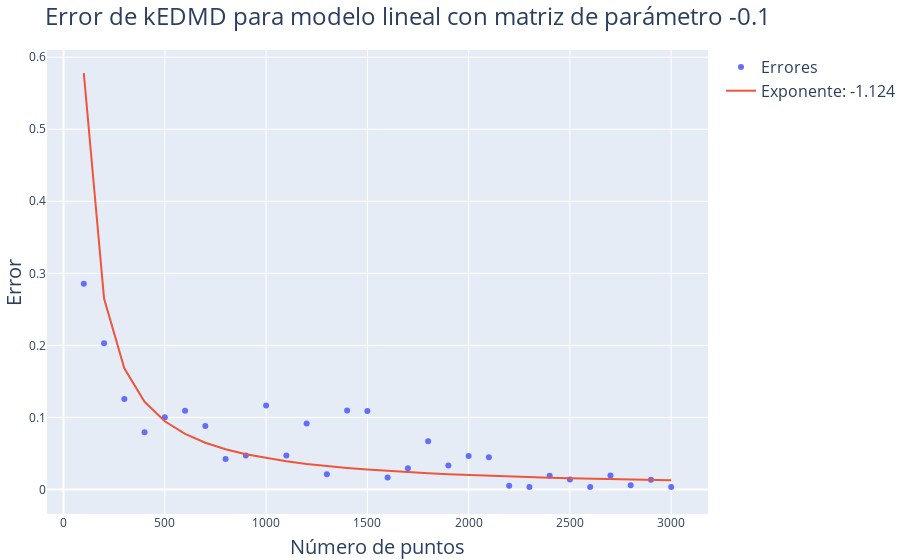

Notebook cell for this chart:
### Code cell
# Alpha a utilizar
alpha = -0.1

# Número de puntos
Ns = np.arange(100, 3100, 100)

# Errores
errors = np.zeros(len(Ns))

# Cálculo de errores
for i in range(len(Ns)):
    x, x_koop, _, _  = compute_linear_kedmd(alpha, Ns[i])
    errors[i] = np.linalg.norm(x - x_koop)

# Ajustar una curva como raíz cuadrada a los errores
fit = np.polyfit(np.log(Ns), np.log(errors), 1)

# Plot
fig = go.Figure()

fig.add_trace(go.Scatter(x=Ns, y=errors, name='Errores', mode='markers'))
fig.add_trace(go.Scatter(x=Ns, y=np.exp(fit[1])*Ns**fit[0], name=f'Exponente: {fit[0].round(4)}', mode='lines'))

# Colocar titulo
fig.update_layout(
    title=f"Error de kEDMD para modelo lineal con matriz de parámetro {alpha}",
    xaxis_title="Número de puntos",
    yaxis_title="Error",
    margin=dict(l=0, r=0, t=50, b=0)
    )

fig.write_image(img_path+"Linear2Errors.pdf")

fig.show()

### Figure 1 — Plotly figure (JSON) as saved in the notebook; plotly's stock layout.template omitted (floating-point values rounded to 4 significant figures)
{"data": [{"mode": "markers", "name": "Errores", "type": "scatter", "x": [100, 200, 300, 400, 500, 600, 700, 800, 900, 1000, 1100, 1200, 1300, 1400, 1500, 1600, 1700, 1800, 1900, 2000, 2100, 2200, 2300, 2400, 2500, 2600, 2700, 2800, 2900, 3000], "y": [0.2854, 0.203, 0.1255, 0.07956, 0.1001, 0.1094, 0.08811, 0.0424, 0.04699, 0.1167, 0.04724, 0.09152, 0.02113, 0.1097, 0.1089, 0.01646, 0.02942, 0.06697, 0.03337, 0.04655, 0.0448, 0.004972, 0.003323, 0.01906, 0.01372, 0.003536, 0.0195, 0.00574, 0.01332, 0.003521]}, {"mode": "lines", "name": "Exponente: -1.124", "type": "scatter", "x": [100, 200, 300, 400, 500, 600, 700, 800, 900, 1000, 1100, 1200, 1300, 1400, 1500, 1600, 1700, 1800, 1900, 2000, 2100, 2200, 2300, 2400, 2500, 2600, 2700, 2800, 2900, 3000], "y": [0.5778, 0.2651, 0.1681, 0.1216, 0.09465, 0.07712, 0.06485, 0.05581, 0.04889, 0.04343, 0.03902, 0.03538, 0.03234, 0.02975, 0.02753, 0.02561, 0.02392, 0.02243, 0.02111, 0.01993, 0.01886, 0.0179, 0.01703, 0.01623, 0.01551, 0.01484, 0.01422, 0.01365, 0.01312, 0.01263]}], "layout": {"margin": {"b": 0, "l": 0, "r": 0, "t": 50}, "title": {"text": "Error de kEDMD para modelo lineal con matriz de parámetro -0.1"}, "xaxis": {"title": {"text": "Número de puntos"}}, "yaxis": {"title": {"text": "Error"}}}}
